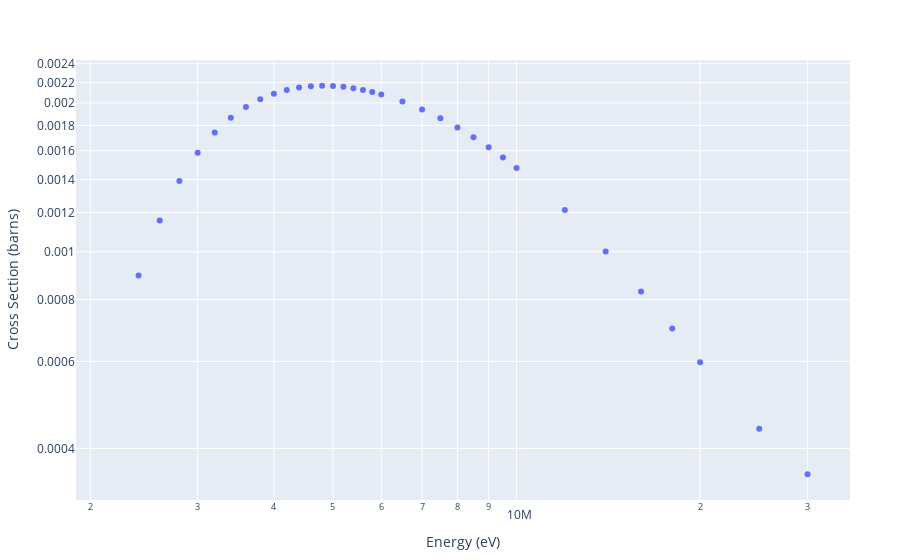

The notebook cell saved with this chart:
### Code cell
function plot_cross_sections(projectile, target, dir)
    if (occursin("talys", dir) || occursin("tendl", dir )) && projectile != "gamma"
        talys_files = get_talys_file_path(projectile, target)
        if talys_files[end]
            dir, file_list, zero_case = talys_files
            println("Using files: ", file_list)
            println("All from the direcotry ", dir)
            #MTs = [String(split(file, "MT")[2][1:3]) for file in file_list]
            #print("MT codes found: ", MTs)
            tendl_file_outputs = [read_tendl_file(dir * file) for file in file_list]
            x_axis, y_axis = tendl_file_outputs[1][3], tendl_file_outputs[1][4]
            trace = [PlotlyJS.scatter(x = output[1], y = output[2], mode="markers", 
                    name = output[end]) for output in tendl_file_outputs
                    if(output[3] == x_axis && output[4] == y_axis)]
            return PlotlyJS.plot(trace, Layout(xaxis_title = x_axis,
                yaxis_title = y_axis, legend_title_text="Legend", 
                yaxis_type = "log", xaxis_type = "log"))
        end
    elseif dir == "endf"
        #==
        Example usage:
        data_dir = "C:\\Cross-Section-Data\\"
        get_file_path("neutron", (82,206),
                    "ENDF-B-VIII.0\\neutrons", data_dir, ".endf")
        ==#
        file_path = get_file_path(projectile, target, 
                                "ENDF-B-VIII.0\\" * projectile * "s", 
                                data_dir, ".endf")
    else
        file_path = get_file_path(projectile, target)
    end
    println("Using file: ", file_path)
    MTs = get_unique_MTs(file_path, true)
    print("MT codes found: ", MTs)
    trace = [PlotlyJS.scatter(
        x=energy_and_cross_section(file_path, MT, true)[1], 
        y=energy_and_cross_section(file_path, MT, true)[2], 
        mode="markers", name=mt_reactions[MT]) for MT in MTs
        if MT in keys(mt_reactions)]
    PlotlyJS.plot(trace,
        Layout(
        xaxis_title="Energy (eV)",
        yaxis_title="Cross Section (barns)",
        legend_title_text="Legend",
        yaxis_type = "log", xaxis_type = "log"
    ))
end
plot_cross_sections("gamma", [1,2], "endf")

### Figure 1 — Plotly figure (JSON) as saved in the notebook; plotly's stock layout.template omitted (floating-point values rounded to 4 significant figures)
{"data": [{"mode": "markers", "name": "(y,n0)", "type": "scatter", "x": [2224600, 2400000, 2600000, 2800000, 3000000, 3200000, 3400000, 3600000, 3800000, 4000000, 4200000, 4400000, 4600000, 4800000, 5000000, 5200000, 5400000, 5600000, 5800000, 6000000, 6500000, 7000000, 7500000, 8000000, 8500000, 9000000, 9500000, 10000000, 12000000, 14000000, 16000000, 18000000, 20000000, 25000000, 30000000], "y": [0, 0.0008952, 0.001157, 0.00139, 0.001586, 0.001743, 0.001867, 0.001962, 0.002035, 0.002087, 0.002124, 0.002148, 0.002162, 0.002166, 0.002164, 0.002155, 0.002142, 0.002124, 0.002104, 0.00208, 0.002014, 0.00194, 0.001862, 0.001783, 0.001704, 0.001626, 0.00155, 0.001477, 0.001215, 0.001001, 0.0008314, 0.0006995, 0.0005981, 0.0004386, 0.0003549]}], "layout": {"legend": {"title": {"text": "Legend"}}, "margin": {"b": 50, "l": 50, "r": 50, "t": 60}, "xaxis": {"title": {"text": "Energy (eV)"}, "type": "log"}, "yaxis": {"title": {"text": "Cross Section (barns)"}, "type": "log"}}}
